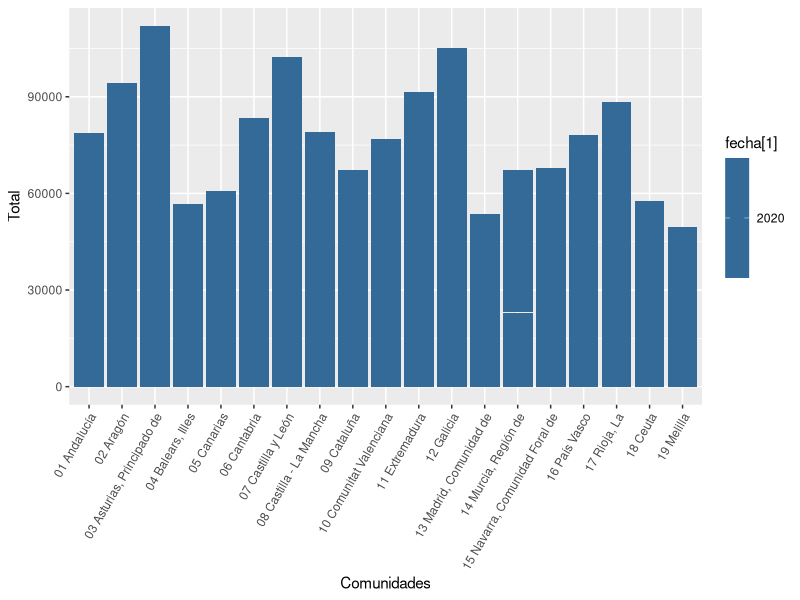
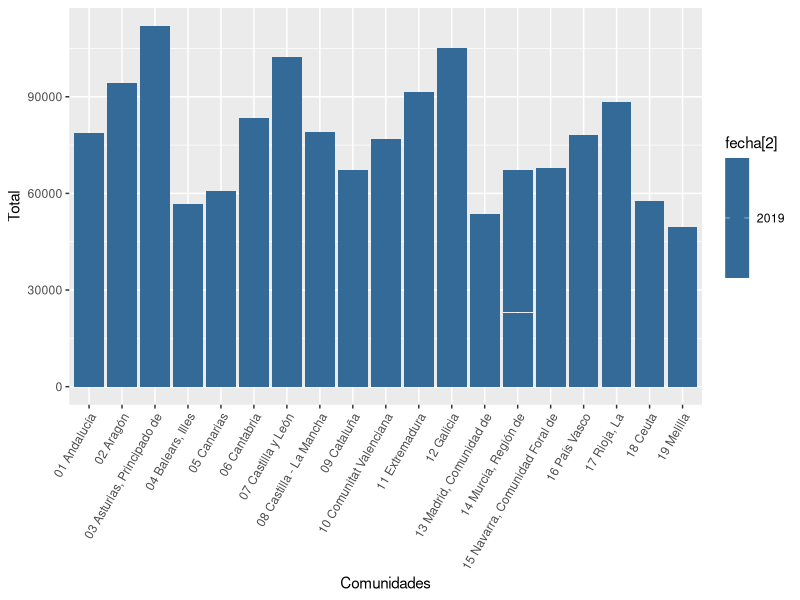
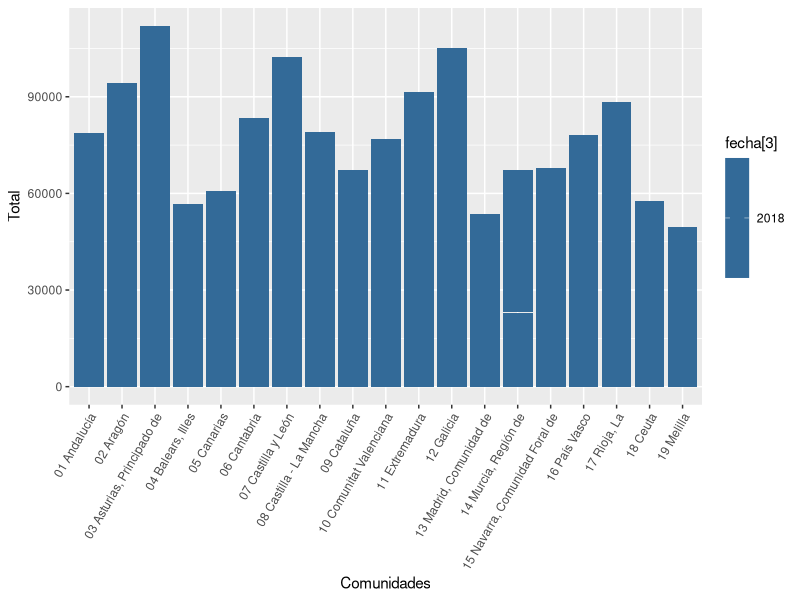

Generate these figures, in order, with R: (Note: this script raises an error after producing the figures.)
library(readr)
enf_cardio2_0 <- read_delim("INPUT.DATA/enf_cardio2.0.csv", 
                            delim = ";", escape_double = FALSE, trim_ws = TRUE)

#Los datos de la tabla vienen en tantos por 100.000

str(enf_cardio2_0)

library(dplyr)
datos <- select(enf_cardio2_0, 'Causa de defunción', 'Comunidades y Ciudades Autónomas', 'Periodo', 'Total')

colnames(datos) <- c ('Causa_Defuncion' , 'Comunidades' , 'fecha' , 'Total')
str(datos)


library(tidyverse)

#grafica 2020
ggplot(datos, aes(x = Comunidades, y = Total, fill = fecha[1])) +
  geom_bar(stat = 'identity') +
  theme(axis.text.x = element_text(angle = 60, vjust = 1, hjust = 1))

#gráfica 2019
ggplot(datos, aes(x = Comunidades, y = Total, fill = fecha[2])) +
  geom_bar(stat = 'identity') +
  theme(axis.text.x = element_text(angle = 60, vjust = 1, hjust = 1))

#gráfica 2018
ggplot(datos, aes(x = Comunidades, y = Total, fill = fecha[3])) +
  geom_bar(stat = 'identity') +
  theme(axis.text.x = element_text(angle = 60, vjust = 1, hjust = 1))

#grafica dispersión todos los datos
final <-  ggplot(datos, aes(x = ComunidadesAutónomas , y = Total)) +
  geom_point(aes (colour = factor(fecha))) +
  geom_smooth() +
  theme(axis.text.x = element_text(angle = 60, vjust = 1, hjust = 1)) 

final

ggplot(datos, aes(x = Comunidades, y = Total, fill = fecha)) +
  geom_bar(stat = 'identity', position='dodge') +
  theme(axis.text.x = element_text(angle = 60, vjust = 1, hjust = 1))

#gráfica para el documento html 
  
gr_barras <- ggplot(datos, aes( x= Comunidades, y = Total))+
  geom_bar(aes(fill=factor(fecha)), stat = 'identity', position = 'dodge')+
  theme(axis.text.x = element_text(angle = 60, vjust = 1, hjust = 1))

gr_barras
